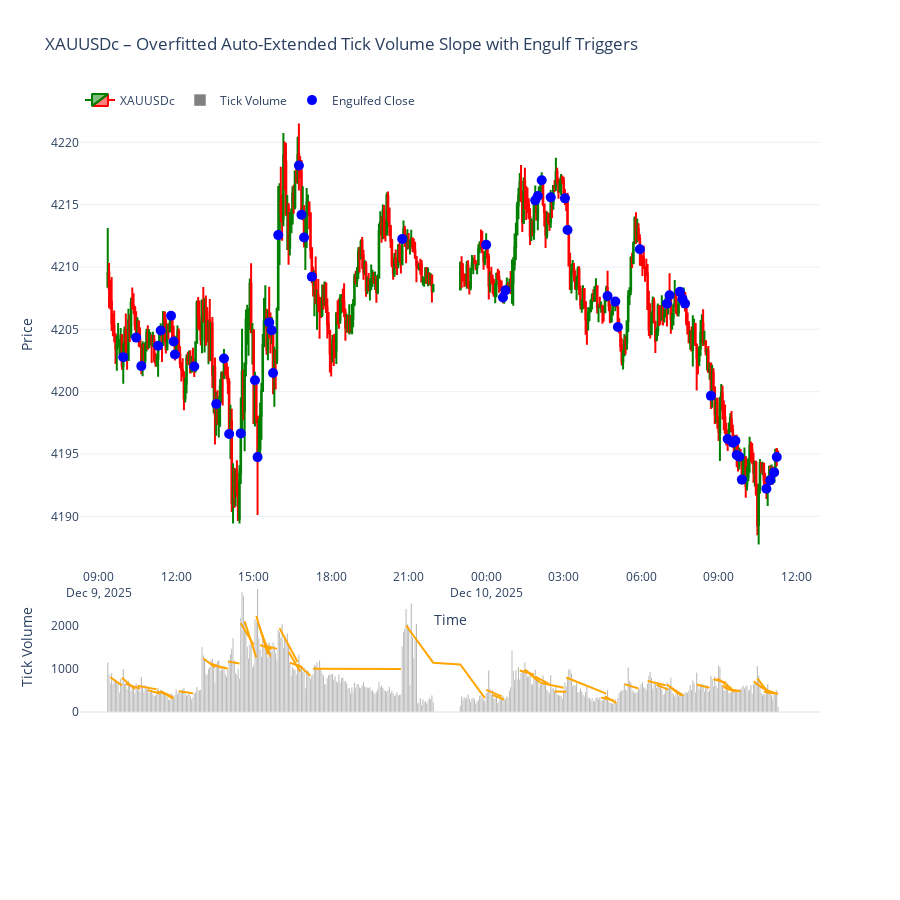

Notebook code cell kept with this figure:
### Markdown cell above
overfit these linear regression slope, auto adjust and make it as straight line until a pronounced engulfing

### Code cell
import MetaTrader5 as mt5
import pandas as pd
import numpy as np
import plotly.graph_objects as go
from datetime import datetime, timedelta
from scipy.stats import linregress

# -------------------------
# 1. Initialize MT5
# -------------------------
if not mt5.initialize():
    print("MT5 initialization failed")
    mt5.shutdown()

# -------------------------
# 2. Fetch 3-minute data
# -------------------------
symbol = "XAUUSDc"
timeframe = mt5.TIMEFRAME_M3
n_bars = 500
utc_from = datetime.now() - timedelta(days=0)

rates = mt5.copy_rates_from(symbol, timeframe, utc_from, n_bars)
mt5.shutdown()

# -------------------------
# 3. Convert to DataFrame
# -------------------------
df = pd.DataFrame(rates)
df['time'] = pd.to_datetime(df['time'], unit='s')
df.set_index('time', inplace=True)
df = df[df.index.dayofweek < 5]

# -------------------------
# 4. Overfitted slope system
# -------------------------
lookback = 10

active_slope = None
active_intercept = None
active_start_index = None
active_segment_x = []
active_segment_y = []
segments = []

df['engulf_signal'] = np.nan

for i in range(lookback, len(df)):

    tv_now = df['tick_volume'].iloc[i]
    tv_prev = df['tick_volume'].iloc[i-1]

    # -------------------------
    # CASE 1: No active slope yet
    # -------------------------
    if active_slope is None:

        # Only seed slope when decreasing
        if tv_now < tv_prev:

            y = df['tick_volume'].iloc[i-lookback:i].values
            x = np.arange(lookback)

            slope, intercept, _, _, _ = linregress(x, y)

            if slope < 0:
                active_slope = slope
                active_intercept = intercept
                active_start_index = i - lookback + 1

                active_segment_x = [df.index[j] for j in range(active_start_index, i+1)]
                active_segment_y = list(intercept + slope * np.arange(len(active_segment_x)))

    # -------------------------
    # CASE 2: We have an active slope (auto-extend)
    # -------------------------
    else:
        bars_extended = len(active_segment_x)
        fitted_value_now = active_intercept + active_slope * bars_extended

        if tv_now <= fitted_value_now:
            active_segment_x.append(df.index[i])
            active_segment_y.append(fitted_value_now)
        else:
            segments.append({
                'x': active_segment_x.copy(),
                'y': active_segment_y.copy()
            })

            df.at[df.index[i], 'engulf_signal'] = df['close'].iloc[i]

            active_slope = None
            active_intercept = None
            active_start_index = None
            active_segment_x = []
            active_segment_y = []

            if tv_now < tv_prev:
                y = df['tick_volume'].iloc[i-lookback:i].values
                x = np.arange(lookback)
                slope, intercept, _, _, _ = linregress(x, y)
                if slope < 0:
                    active_slope = slope
                    active_intercept = intercept
                    active_start_index = i - lookback + 1
                    active_segment_x = [df.index[j] for j in range(active_start_index, i+1)]
                    active_segment_y = list(intercept + slope * np.arange(len(active_segment_x)))

# Push last active segment if unfinished
if active_slope is not None and len(active_segment_x) > 0:
    segments.append({'x': active_segment_x, 'y': active_segment_y})


# -------------------------
# 5. Plot chart
# -------------------------
fig = go.Figure()

# Candlesticks
fig.add_trace(go.Candlestick(
    x=df.index,
    open=df['open'],
    high=df['high'],
    low=df['low'],
    close=df['close'],
    name='XAUUSDc',
    increasing_line_color='green',
    decreasing_line_color='red'
))

# Tick volume bars
fig.add_trace(go.Bar(
    x=df.index,
    y=df['tick_volume'],
    name='Tick Volume',
    marker_color='gray',
    yaxis='y2'
))

# Plot overfitted straight-line slopes
for seg in segments:
    fig.add_trace(go.Scatter(
        x=seg['x'],
        y=seg['y'],
        mode='lines',
        line=dict(color='orange', width=2),
        yaxis='y2',
        showlegend=False
    ))

# Engulf markers
engulf_idx = df['engulf_signal'].dropna().index
engulf_vals = df['engulf_signal'].dropna().values

fig.add_trace(go.Scatter(
    x=engulf_idx,
    y=engulf_vals,
    mode='markers',
    marker=dict(color='blue', size=10, symbol='circle'),
    name='Engulfed Close'
))

# Layout
fig.update_layout(
    template='plotly_white',
    title='XAUUSDc – Overfitted Auto-Extended Tick Volume Slope with Engulf Triggers',
    xaxis=dict(title='Time', rangeslider=dict(visible=False)),
    yaxis=dict(title='Price', domain=[0.35, 1]),
    yaxis2=dict(title='Tick Volume', domain=[0.15, 0.33], showgrid=False),
    legend=dict(orientation='h', y=1.02, x=0),
    height=900
)

fig.show()
